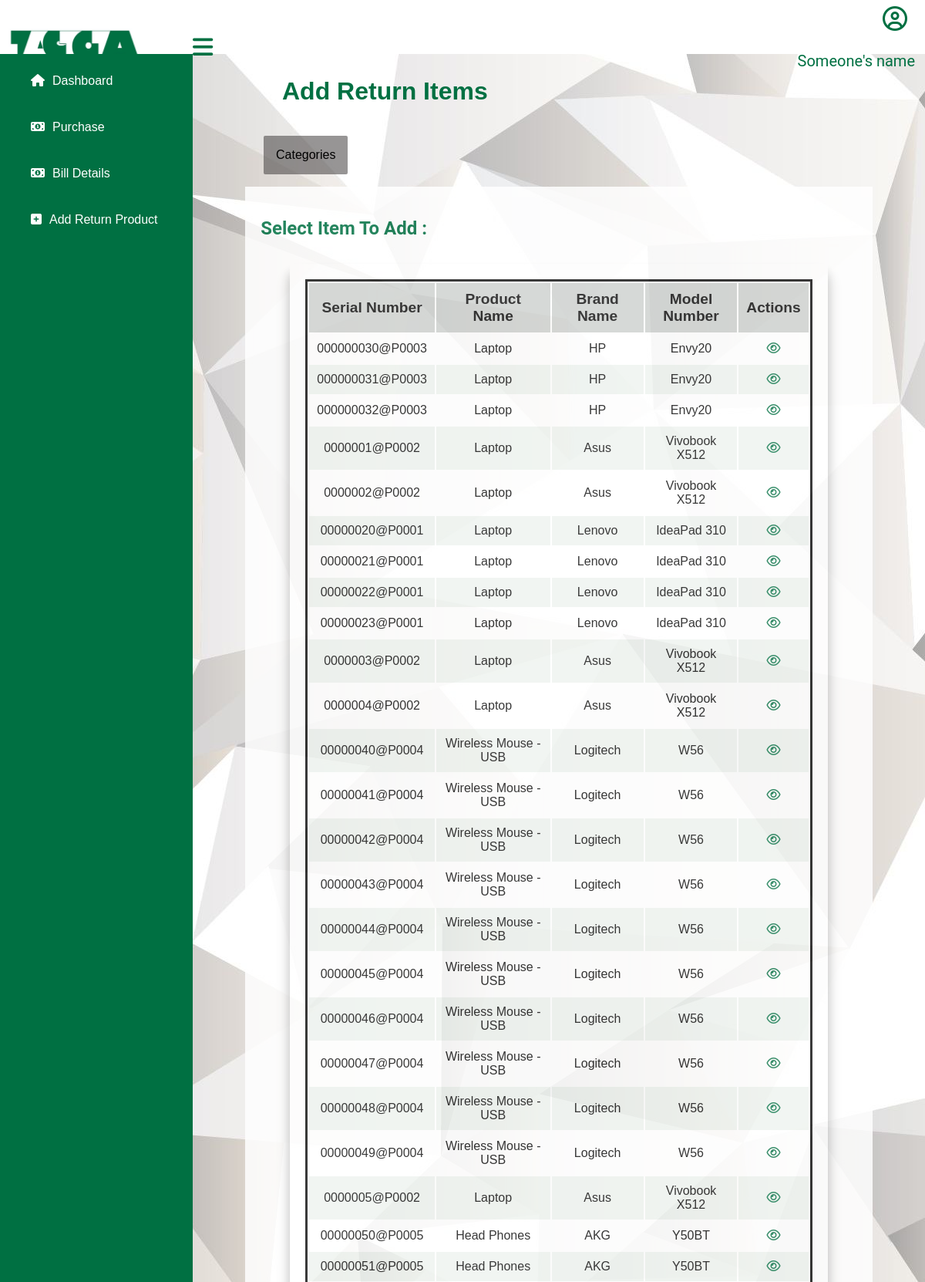
/views/shopkeeper_return_items.php (upper part), run on the app's committed database.
### tables this page shows
CREATE TABLE `item` (
  `serial_no` varchar(50) NOT NULL,
  `sales_price` float NOT NULL,
  `p_id` varchar(30) NOT NULL,
  `item_status` tinyint(4) NOT NULL
);

CREATE TABLE `product` (
  `p_id` varchar(30) NOT NULL,
  `p_name` varchar(50) NOT NULL,
  `p_cost` int(10) NOT NULL,
  `brand_name` varchar(30) NOT NULL,
  `reorder_level` int(10) NOT NULL,
  `model_no` varchar(30) NOT NULL,
  `quantity` int(10) NOT NULL,
  `warranty` int(10) NOT NULL,
  `product_status` varchar(15) NOT NULL,
  `product_date` date NOT NULL
);

### model/database.php (called while the page is built, shortened)
<?php
class database
{
    private static $_instance;
    private $_connection;
    public static function getInstance() {
        if(!isset(self::$_instance)) {
            self::$_instance = new self();
        }
        return self::$_instance;
    }
    private function __construct() {
        $this->_connection = new mysqli(host, username, password, dbname);
    }
    public function getConnection() {
        return $this->_connection;
    }
}

### controller/inventory_maintain.php (called while the page is built, shortened)
<?php
require_once("../model/inventory_maintain_model.php");
class inventory_maintain
{
    public function __construct()
    {
        $this->inven = new inventory_maintain_model();
    }
    public function display_shopkeeper_return_items(){
        return $this->inven->shopkeeper_return_items();
    }
}

### model/inventory_maintain_model.php (called while the page is built, shortened)
<?php
require_once("database.php");
class inventory_maintain_model
{
    public function __construct() {
        $this->mysqli = database::getInstance()->getConnection();
    }
    public function shopkeeper_return_items(){
        $query=$this->mysqli->query("SELECT * FROM  product INNER JOIN item ON product.p_id=item.p_id AND item.item_status='1'");
        while ($row = $query->fetch_assoc()) {
            $result[]= $row;
        }
        return $result;
    }
}

### views/shopkeeper_return_items.php (the view, shortened to what this page needs)
<?php
   include 'shopkeeper_sidebar.php';
   require '../controller/inventory_maintain.php';
   $data=new inventory_maintain();
   $sql=$data->display_shopkeeper_return_items();
?>
<head>
    <link rel="stylesheet" href="../public/css/dropdown.css">
</head>
<div class="content" style="width:auto;">
    <h1 id="tbl-heading">Add Return Items</h1><br/>
    <div class="dropdown">
    <ul style="position:relative;z-index:10;">
        <li><a href="#">Categories</a>
        </li>
    </ul>
</div>
    <div class="page">
    <h2 style="color:#007042;">Select Item To Add :</h2>
    <div class="view-tbl">
       <table>
            <thead>
                <tr>
                   <th> Serial Number</th>
                    <th> Product Name</th>
                    <th> Brand Name</th>
                    <th> Model Number</th>
                    <th>Actions</th>
                </tr>
            </thead>
            <tbody>
            <?php
            foreach ($sql as $k => $v)
            {
                ?>
                <tr>
                    <td><?php echo $sql[$k]["serial_no"] ?></td>
                    <td><?php echo $sql[$k]["p_name"] ?></td>
		            <td><?php echo $sql[$k]["brand_name"] ?></td>
                    <td><?php echo $sql[$k]["model_no"] ?></td>
                    <td><a href="../controller/inventory_maintain.php?action=display_onereturnitem_details&id=<?php  echo $sql[$k]["serial_no"]; ?>" class="view">
                    <i class="fa fa-eye" aria-hidden="true" id="tbl-icon"></i></a></td>
                </tr>
                <?php
            } ?>
            </tbody>
       </table>
    </div>
    </div>
</div>

### public/css/style1.css (style rules this page uses)
body { margin: 0; padding: 0; font-family: "Roboto", sans-serif; background-image: url(../images/12.jpg); }
ul,li { list-style: none; padding: 0; margin: 0; }
a { text-decoration:none; }
.content { width: calc(100% ); margin-top: 60px; padding: 20px; margin-left: 250px; background-position: center; background-size: cover; height: 100vh; transition: 0.5s; }

### public/css/view_user.css (style rules this page uses)
body { background-color:rgb(238, 238, 238); }
#tbl-heading { margin-left:3em; font-family: 'Trebuchet MS', 'Lucida Sans Unicode', 'Lucida Grande', 'Lucida Sans', Arial, sans-serif; text-align: left; color: #007042; font-weight: bold; margin-top: 20px; margin-bottom: 20px; font-size: 2em; }
.view-tbl table { border: 3px solid #000; width: 100%; margin-bottom: 1rem; }
.view-tbl tbody tr:nth-child(odd) { background-color: #fff; }
.view-tbl tbody tr:nth-child(even) { background-color: #eef3ef; }
.view-tbl th { font-size: 1.2em; padding:10px; background-color:#cccfcd; font-family: 'Trebuchet MS', 'Lucida Sans Unicode', 'Lucida Grande', 'Lucida Sans', Arial, sans-serif; }
.view-tbl td { font-size: 1em; padding: 10px; text-align: center; outline: none; font-family: 'Trebuchet MS', 'Lucida Sans Unicode', 'Lucida Grande', 'Lucida Sans', Arial, sans-serif; }
.view-tbl { box-shadow: 0 12px 12px 0 rgba(0, 0, 0, 0.2), 0 16px 20px 0 rgba(0, 0, 0, 0.19); display: flex; margin: 2em auto; background:#ffffff; background-size: cover; border:none; width:85%; padding: 20px; align-items: center; text-align: center; opacity: 90%; }
#tbl-icon { color:#007042; }

### public/css/shopkeeper.css (style rules this page uses)
* { box-sizing: content-box; }
.page { margin: 1em auto; background:#fff; background-size: cover; border:none; width:85%; padding: 20px; opacity: 85%; }

### public/css/dropdown.css (style rules this page uses)
.dropdown { margin-left: 72px; }
ul { list-style: none; padding: 0; margin: 0; }
ul li { display: block; position: relative; float: left; border-radius: 2px; background: rgba(70, 66, 66, 0.562); font-family: 'Trebuchet MS', 'Lucida Sans Unicode', 'Lucida Grande', 'Lucida Sans', Arial, sans-serif; color: #000; }
ul li a { display: block; padding: 1em; text-decoration: none; white-space: nowrap; color: #000; }
ul:before, ul:after { content: " "; display: table; }
ul:after { clear: both; }

### data on the page
item: serial_no "000000030@P0003", p.p_name "Laptop", p.brand_name "HP", p.model_no "Envy20"
item: serial_no "000000031@P0003", p.p_name "Laptop", p.brand_name "HP", p.model_no "Envy20"
item: serial_no "000000032@P0003", p.p_name "Laptop", p.brand_name "HP", p.model_no "Envy20"
item: serial_no "0000001@P0002", p.p_name "Laptop", p.brand_name "Asus", p.model_no "Vivobook X512"
item: serial_no "0000002@P0002", p.p_name "Laptop", p.brand_name "Asus", p.model_no "Vivobook X512"
item: serial_no "00000020@P0001", p.p_name "Laptop", p.brand_name "Lenovo", p.model_no "IdeaPad 310"
item: serial_no "00000021@P0001", p.p_name "Laptop", p.brand_name "Lenovo", p.model_no "IdeaPad 310"
item: serial_no "00000022@P0001", p.p_name "Laptop", p.brand_name "Lenovo", p.model_no "IdeaPad 310"
item: serial_no "00000023@P0001", p.p_name "Laptop", p.brand_name "Lenovo", p.model_no "IdeaPad 310"
item: serial_no "0000003@P0002", p.p_name "Laptop", p.brand_name "Asus", p.model_no "Vivobook X512"
item: serial_no "0000004@P0002", p.p_name "Laptop", p.brand_name "Asus", p.model_no "Vivobook X512"
item: serial_no "00000040@P0004", p.p_name "Wireless Mouse - USB", p.brand_name "Logitech", p.model_no "W56"
item: serial_no "00000041@P0004", p.p_name "Wireless Mouse - USB", p.brand_name "Logitech", p.model_no "W56"
item: serial_no "00000042@P0004", p.p_name "Wireless Mouse - USB", p.brand_name "Logitech", p.model_no "W56"
item: serial_no "00000043@P0004", p.p_name "Wireless Mouse - USB", p.brand_name "Logitech", p.model_no "W56"
item: serial_no "00000044@P0004", p.p_name "Wireless Mouse - USB", p.brand_name "Logitech", p.model_no "W56"
item: serial_no "00000045@P0004", p.p_name "Wireless Mouse - USB", p.brand_name "Logitech", p.model_no "W56"
item: serial_no "00000046@P0004", p.p_name "Wireless Mouse - USB", p.brand_name "Logitech", p.model_no "W56"
item: serial_no "00000047@P0004", p.p_name "Wireless Mouse - USB", p.brand_name "Logitech", p.model_no "W56"
item: serial_no "00000048@P0004", p.p_name "Wireless Mouse - USB", p.brand_name "Logitech", p.model_no "W56"
item: serial_no "00000049@P0004", p.p_name "Wireless Mouse - USB", p.brand_name "Logitech", p.model_no "W56"
item: serial_no "0000005@P0002", p.p_name "Laptop", p.brand_name "Asus", p.model_no "Vivobook X512"
item: serial_no "00000050@P0005", p.p_name "Head Phones", p.brand_name "AKG", p.model_no "Y50BT"
item: serial_no "00000051@P0005", p.p_name "Head Phones", p.brand_name "AKG", p.model_no "Y50BT"
